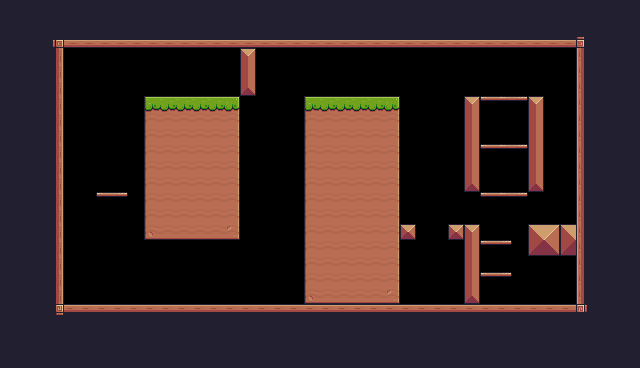

Below is a game level as drawn by its tile map, then a one-line description and the .tmx that defines it (tile-layer data replaced by summaries):
An orthogonal 40x23 tile map with 16x16 px tiles, 1 tile layer (Background) and 52 objects (14x Fruit, 8x Saw, 6x Falling Platforms, 6x Platform, Player, ...).

<map version="1.10" tiledversion="1.11.0" orientation="orthogonal" renderorder="right-down" width="40" height="23" tilewidth="16" tileheight="16" infinite="0" nextlayerid="4" nextobjectid="103">
 <tileset firstgid="1" source="Pixel Adventure.tsx" />
 <layer id="1" name="Background" width="40" height="23">
  <properties>
   <property name="BackgroundColor" value="Gray" />
  </properties>
  <data>[920 cells, 583 non-empty, 29 distinct tile ids]</data>
 </layer>
 <objectgroup id="2" name="Spawnpoints">
  <object id="8" name="Mask Dude" type="Player" x="176" y="64" width="32" height="32" />
  <object id="12" name="Saw" type="Saw" x="80" y="128" width="32" height="32">
   <properties>
    <property name="isVertical" type="bool" value="false" />
    <property name="offNeg" type="float" value="2" />
    <property name="offPos" type="float" value="3" />
   </properties>
  </object>
  <object id="13" name="Saw" type="Saw" x="80" y="208" width="32" height="32">
   <properties>
    <property name="isVertical" type="bool" value="false" />
    <property name="offNeg" type="float" value="2" />
    <property name="offPos" type="float" value="3" />
   </properties>
  </object>
  <object id="15" name="Apple" type="Fruit" x="96" y="160" width="32" height="32" />
  <object id="16" name="Apple" type="Fruit" x="64" y="272" width="32" height="32" />
  <object id="17" name="Apple" type="Fruit" x="96" y="272" width="32" height="32" />
  <object id="18" name="Apple" type="Fruit" x="128" y="272" width="32" height="32" />
  <object id="19" name="Saw" type="Saw" x="176" y="240" width="32" height="32">
   <properties>
    <property name="isVertical" type="bool" value="true" />
    <property name="offNeg" type="float" value="1" />
    <property name="offPos" type="float" value="2" />
   </properties>
  </object>
  <object id="20" x="144" y="96" width="96" height="144" />
  <object id="37" name="Saw" type="Saw" x="256" y="288" width="32" height="32">
   <properties>
    <property name="isVertical" type="bool" value="false" />
    <property name="offNeg" type="float" value="0" />
    <property name="offPos" type="float" value="0" />
   </properties>
  </object>
  <object id="41" name="Saw" type="Saw" x="224" y="176" width="32" height="32">
   <properties>
    <property name="isVertical" type="bool" value="false" />
    <property name="offNeg" type="float" value="0" />
    <property name="offPos" type="float" value="0" />
   </properties>
  </object>
  <object id="46" name="Saw" type="Saw" x="224" y="80" width="32" height="32">
   <properties>
    <property name="isVertical" type="bool" value="false" />
    <property name="offNeg" type="float" value="0" />
    <property name="offPos" type="float" value="0" />
   </properties>
  </object>
  <object id="48" name="Kiwi" type="Fruit" x="240" y="112" width="32" height="32" />
  <object id="49" name="Kiwi" type="Fruit" x="272" y="112" width="32" height="32" />
  <object id="51" name="Falling Platforms" type="Falling Platforms" x="256" y="144" width="32" height="10" />
  <object id="52" name="Falling Platforms" type="Falling Platforms" x="256" y="192" width="32" height="10" />
  <object id="53" name="Falling Platforms" type="Falling Platforms" x="256" y="256" width="32" height="10" />
  <object id="56" name="Chicken" type="Enemies" x="416" y="192" width="32" height="32">
   <properties>
    <property name="offNeg" type="float" value="4" />
    <property name="offPos" type="float" value="7" />
   </properties>
  </object>
  <object id="57" name="Saw" type="Saw" x="416" y="160" width="32" height="32">
   <properties>
    <property name="isVertical" type="bool" value="false" />
    <property name="offNeg" type="float" value="0" />
    <property name="offPos" type="float" value="0" />
   </properties>
  </object>
  <object id="58" name="Falling Platforms" type="Falling Platforms" x="400" y="96" width="32" height="10" />
  <object id="59" name="Falling Platforms" type="Falling Platforms" x="432" y="96" width="32" height="10" />
  <object id="60" name="Saw" type="Saw" x="416" y="128" width="32" height="32">
   <properties>
    <property name="isVertical" type="bool" value="false" />
    <property name="offNeg" type="float" value="1" />
    <property name="offPos" type="float" value="2" />
   </properties>
  </object>
  <object id="79" name="Falling Platforms" type="Falling Platforms" x="416" y="224" width="32" height="10" />
  <object id="80" name="Checkpoint" type="Checkpoint" x="400" y="240" width="64" height="64" />
  <object id="92" name="Cherries" type="Fruit" x="528" y="256" width="32" height="32" />
  <object id="93" name="Cherries" type="Fruit" x="528" y="272" width="32" height="32" />
  <object id="94" name="Cherries" type="Fruit" x="544" y="272" width="32" height="32" />
  <object id="95" name="Cherries" type="Fruit" x="544" y="256" width="32" height="32" />
  <object id="96" name="Orange" type="Fruit" x="480" y="160" width="32" height="32" />
  <object id="97" name="Orange" type="Fruit" x="496" y="160" width="32" height="32" />
  <object id="98" name="Orange" type="Fruit" x="480" y="112" width="32" height="32" />
  <object id="99" name="Orange" type="Fruit" x="496" y="112" width="32" height="32" />
  <object id="102" name="Spikes" type="Spikes" x="464" y="208" width="16" height="16">
   <properties>
    <property name="isFlip" type="bool" value="false" />
   </properties>
  </object>
 </objectgroup>
 <objectgroup id="3" name="Collisions">
  <object id="1" x="64" y="304" width="512" height="16" />
  <object id="2" x="48" y="32" width="16" height="288" />
  <object id="3" x="48" y="32" width="544" height="16" />
  <object id="4" x="576" y="32" width="16" height="288" />
  <object id="5" x="240" y="48" width="16" height="48" />
  <object id="7" x="144" y="96" width="96" height="144" />
  <object id="14" type="Platform" x="96" y="192" width="32" height="16" />
  <object id="23" x="304" y="96" width="96" height="208" />
  <object id="65" x="464" y="96" width="16" height="96" />
  <object id="66" x="528" y="96" width="16" height="96" />
  <object id="68" x="464" y="224" width="16" height="80" />
  <object id="74" type="Platform" x="480" y="96" width="48" height="16" />
  <object id="77" type="Platform" x="480" y="144" width="48" height="16" />
  <object id="78" type="Platform" x="480" y="192" width="48" height="16" />
  <object id="82" x="528" y="224" width="48" height="32" />
  <object id="84" x="400" y="224" width="16" height="16" />
  <object id="85" x="448" y="224" width="16" height="16" />
  <object id="86" type="Platform" x="480" y="240" width="32" height="16" />
  <object id="87" type="Platform" x="480" y="272" width="32" height="16" />
 </objectgroup>
</map>
